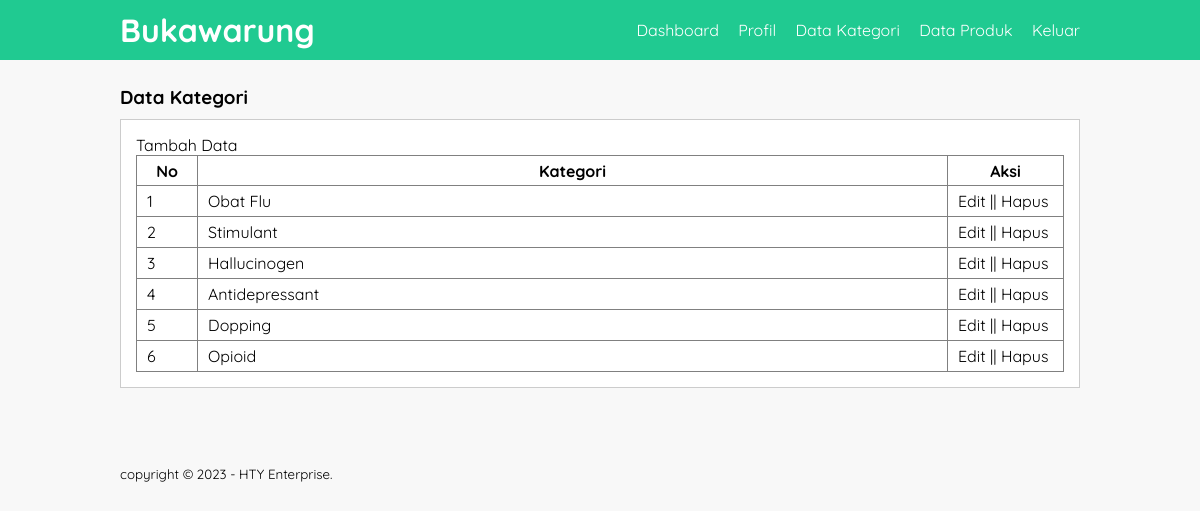
Screenshot of /bukawarung/data-kategori.php (signed in) with the database file from the repository.
### tables this page shows
CREATE TABLE `tb_category` (
  `category_id` int(11) NOT NULL,
  `category_name` varchar(25) NOT NULL
);

### bukawarung/data-kategori.php (the view, shortened to what this page needs)
<?php
	include 'db.php';
?>
<!DOCTYPE html>
<html>
<head>
	<link rel="stylesheet" type="text/css" href="css/style.css">
</head>
<body>
	<header>
		<div class="container">
			<h1><a href="dashboard.php">Bukawarung</a></h1>
			<ul>
				<li><a href="dashboard.php">Dashboard</a></li>
				<li><a href="profil.php">Profil</a></li>
				<li><a href="data-kategori.php">Data Kategori</a></li>
				<li><a href="data-produk.php">Data Produk</a></li>
				<li><a href="keluar.php">Keluar</a></li>
			</ul>
		</div>
	</header>
	<div class="section">
		<div class="container">
			<h3>Data Kategori</h3>
			<div class="box">
				<p><a href="tambah-kategori.php">Tambah Data</a></p>
				<table border="1" cellspacing="0" class="table">
					<thead>
						<tr>
							<th width="60px">No</th>
							<th>Kategori</th>
							<th width="115px">Aksi</th>
						</tr>
					</thead>
					<tbody>
						<?php
							$no = 1;
							$kategori = mysqli_query($conn, "SELECT * FROM tb_category ORDER BY category_id DESC");
							if (mysqli_num_rows($kategori) > 0) {
							while ($row = mysqli_fetch_array($kategori)){
						?>
						<tr>
							<td><?php echo $no++ ?></td>
							<td><?php echo $row['category_name'] ?></td>
							<td><a href="edit-kategori.php?id=<?php echo $row['category_id'] ?>">Edit</a> || <a href="proses-hapus.php?idk=<?php echo $row['category_id'] ?>" onclick="return confirm ('Yakin ingin hapus ?')">Hapus</a>
							</td>
						</tr>
					<?php } }else{ ?>
						<tr>
							<td colspan="3">Tidak Ada Data</td>
						</tr>
					<?php } ?>
					</tbody>
				</table>
			</div>
		</div>
	</div>
	<footer>
		<div class="container">
			<small>copyright &copy; 2023 - HTY Enterprise.</small>
		</div>
	</footer>
</body>
</html>

### bukawarung/css/style.css (style rules this page uses)
* { padding: 0; margin: 0; font-family: 'quicksand', sans-serif; }
body { background-color: #f8f8f8; }
a { color: inherit; text-decoration: none; }
header { background-color: #20CA91; color: #fff; }
header h1 { float: left; padding: 10px 0; }
header ul { float: right; }
header ul li { display: inline-block; }
header ul li a { padding: 20px 0 20px 15px; display: inline-block; }
footer { padding: 25px 0; }
.container { width: 80%; margin: 0 auto; }
.container:after { content: ''; display: block; clear: both; }
.section { padding: 25px 0; }
.box { background-color: #fff; border: 1px solid #ccc; padding: 15px; box-sizing: border-box; margin: 10px 0 25px 0; }
.box:after { content: ''; display: block; clear: both; }
.table { width: 100%; border-collapse: collapse; }
.table tr { height: 30px; }
.table tr td { padding: 5px 10px; }

### rows the page displays
tb_category: category_name "Obat Flu"
tb_category: category_name "Stimulant"
tb_category: category_name "Hallucinogen"
tb_category: category_name "Antidepressant"
tb_category: category_name "Dopping"
tb_category: category_name "Opioid"
